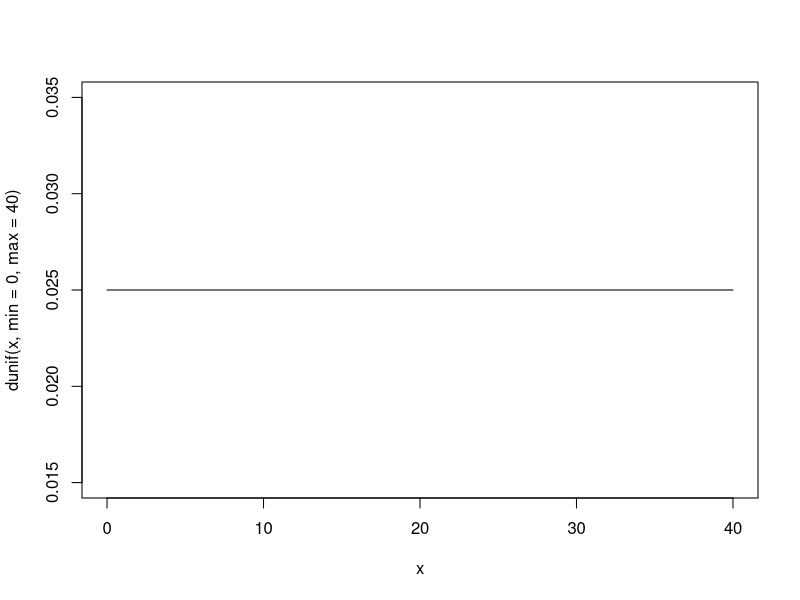
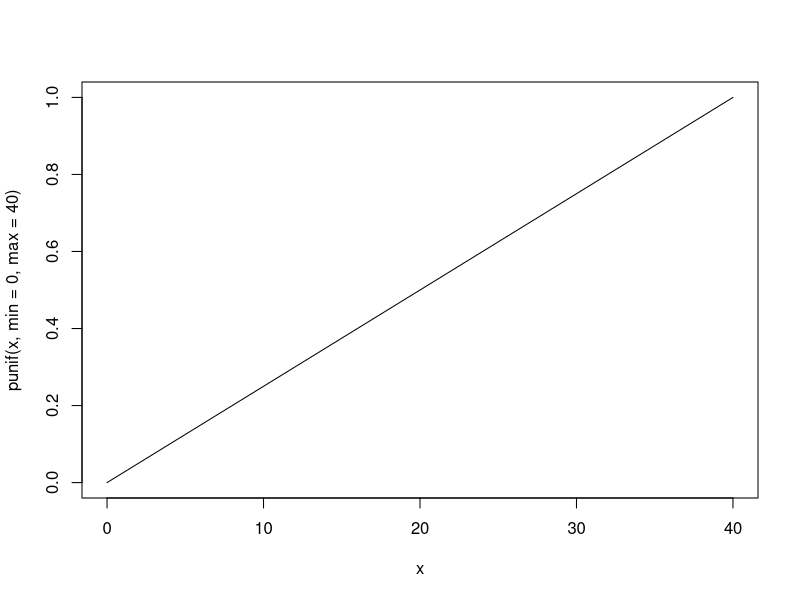
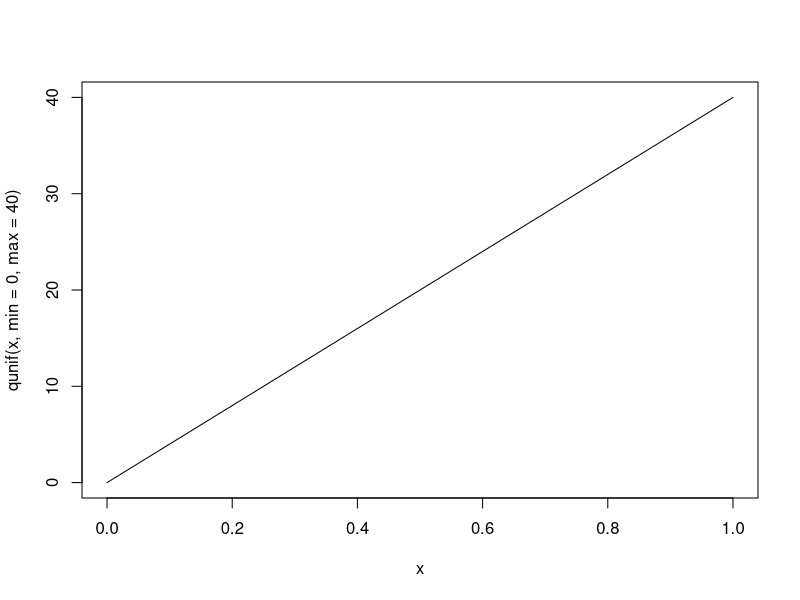
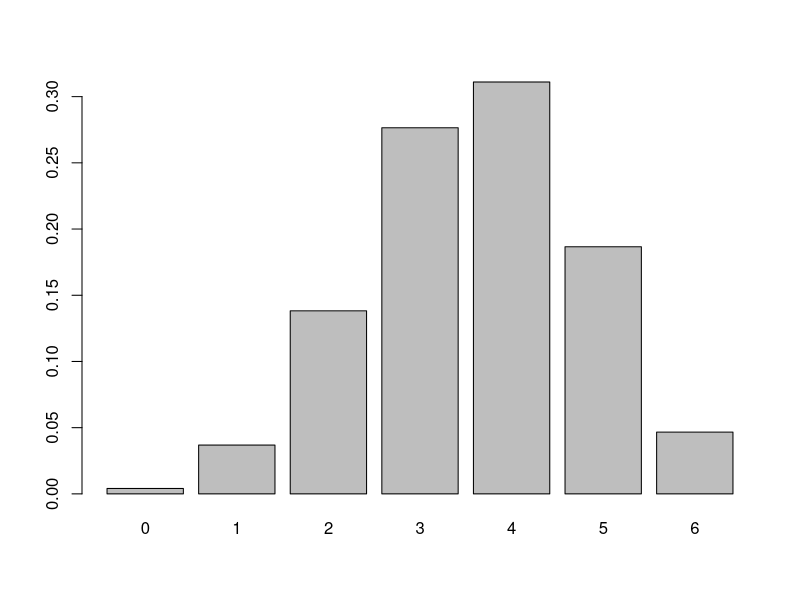
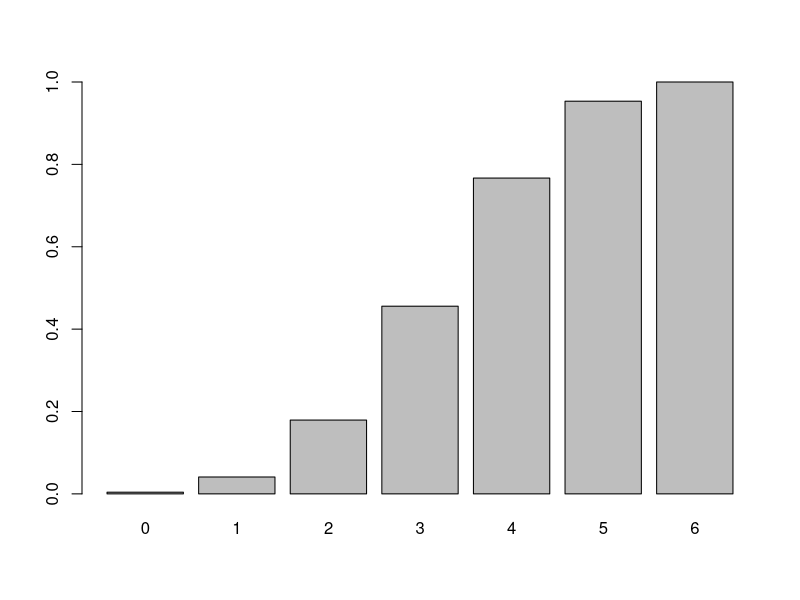
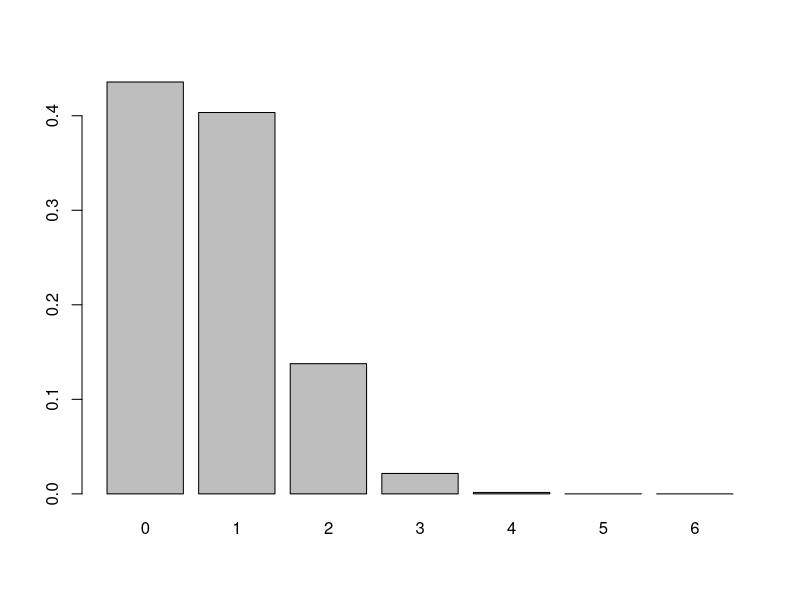
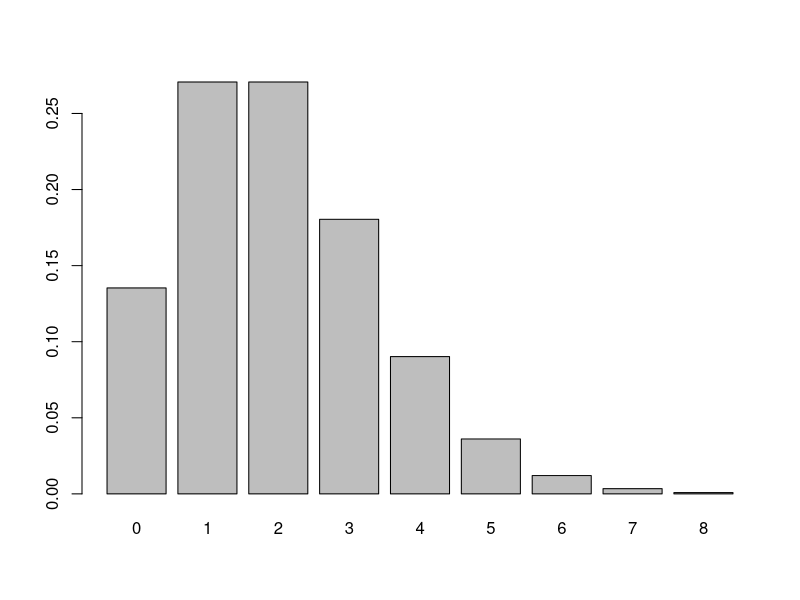
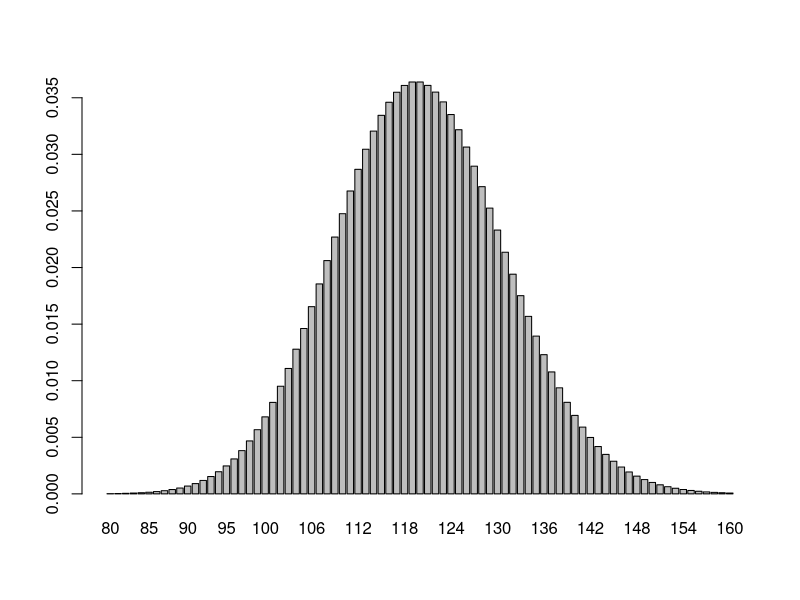

R code for these plots, in order:
##################################################
######   Distribución Uniforme         ###########
##################################################

#La probabilidad de ocurrencia sobre un inveralo es igual y constante
#ej
#Vas a tomar un elevador, Este toma entre 0 y 40 en llegar.
#Asume que el elevador llega uniformemente entre 0 y 40 segundos 
#despues que presionas el boton.
#a = 0, b = 40

# f (X = x)
curve(dunif(x, min = 0, max = 40), xlim = c(0, 40))

# P ( X < x)
curve(punif(x, min = 0, max = 40), xlim = c(0, 40))

# P (X < a) = q
curve(qunif(x, min = 0, max = 40), xlim = c(0, 1))

##################################################
######   Distribución Binomial         ###########
##################################################

#Se repite n veces un experimento con probabilidad p
#Se desea saber la probabilidad de que x eventos ocurran
#dbinom(x, n, p)

#ej 
#Se sabe que un futbolista acierta el 60% de las veces que dispara al arco
#Si en un partido el futbolista dispara al arco 6 veces

barplot(dbinom(0:6, 6, 0.6), names.arg = 0:6)

#Probabilidad de que haya metido solo 3 goles en todo el partido  
#P(X = 3)
dbinom(3, 6, 0.6)

#Probabilidad de que haya metido mas de 2 goles en todo el partido

# 1 - P(X <= 2)
1 - pbinom(2, 6, 0.6)

#Asi se ve la funcion acumulada
barplot(pbinom(0:6, 6, 0.6), names.arg = 0:6)

##################################################
######   Distribución Hipergeometrica  ###########
##################################################

#Se tienen N elementos, en estos N elementos hay dos grupos diferenciables
#K son de un grupo de interes y N-K son del otro grupo 
#se toman n elementos de estos N
#queremos saber la probabilidad obtener x elementos sobre los K de interes

#ej
#Se hace un sorteo de 5 premios entre 100 personas mayores de edad
#se dieron cuenta que 15 niños mintieron sobre su edad
#se desea saber la probabilidad de escoger los niños
#N = 100, K = 15, N-K = 85

#La probabilidad de que los 5 premios se lo ganen los 5 niños es casi cero
#La probabilidad que aparece en 6 es cero porque es imposible ya es la probabilidad
#de que se seleccionen 6 niños, pero solo hay 5 premios
barplot(dhyper(0:6, 15, 85, 5), names.arg = 0:6)

# Probabilidad de que mas de un niño gane un premio?
#p(x = 1) + p(x = 2) ... + p(x = 5)
sum(dhyper(1:5, 15, 85, 5))

#o tambien
#p(x > 0)  = 1 - P(x <= 0)
1 - phyper(0, 15, 85, 5)

##################################################
######   Distribución Poisson          ###########
##################################################

#Se sabe el promedio λ de ocurrencias de un evento durante un intervalo
#x será el numero de ocurrencia en el que estamos interesados

#ej
#Se sabe que en cierto observatorio astronomico se descubren 
#en promedio 2 planetas cada mes

#distribucion poisson de los descubrimientos en un mes
barplot(dpois(0:8, 2), names.arg = 0:8)

#Se desea saber cuantos descubrimientos pueden pasar en 5 años
#se hace una regla de 3
#5 años = 60 meses
#el nuevo lambda seria λ = 2*60 = 120

barplot(dpois(80:160, 120), names.arg = 80:160)

#la probabilidad de que haya mas de 130 descubrimientos durante estos 5 años es
#P(X > 130) = 1 - P(X <= 130)
1- ppois(130, 120)

#o tambien como es discreta, la suma desde 131 hasta un 
#numero grande donde la probabilidad sea casi 0

sum(dpois(131:170, 120))


##################################################
######   Distribución Exponencial      ###########
##################################################

#Se sabe el tiempo medio entre ocurrencias de un evento  
#y se desea saber el tiempo que debe pasar hasta que ocurra este evento

#ej
#siguiendo el ejemplo anterior en el que en un mes ocurren promedio dos descubrimientos
#se desa saber el tiempo hasta que haya un nuevo descubrimiento de un planeta

# x siendo el tiempo en meses
curve(dexp(x, rate = 1/0.5), xlim= c(0, 8))

# rate = 1/λ 

#Probabilidad que durante un mes se presente un descubrimiento
# rate = 1/0.5 porque cada 0.5 meses se descubre un planeta en promedio
pexp(1, rate=1/0.5)

#el promedio es 0.5 meses que equivale a 15 dias
pexp(30, rate=1/15)

##################################################
######   Distribución Gamma            ###########
##################################################

#Tenemos la misma tasa de ocurrencia y queremos hallar probabilidades 
#sobre el tiempo hasta que ocurran alpha eventos independientes

#alpha = shape
curve(dgamma(x, shape = 3, rate=1/0.5), xlim = c(0, 6))

#Se puede ver con el ejemplo que si es solo un evento independiente equivaldria a 
#una distribucion exponencial

#Probabilidad de que halla un descubrimiento durante un dia
pgamma(1/30, shape = 1, rate=1/0.5)
pexp(1/30, rate=1/0.5)

##################################################
######   Distribución Normal           ###########
##################################################

#Una poblacion se distribuye normalmente con media y desviacion estandar
#donde el 50% de la poblacion está bajo la media

#ej
#Las estaturas de una poblacion se distribuyen normalmente con media 165 cm
#y desviacion estandar de 10 cm

curve(dnorm(x, mean= 165, sd = 10), xlim = c(130, 200))

#Aproximadamente 6.6% de las personas miden mas de 1.8m
1 - pnorm(180, mean= 165, sd = 10)

#el otro 6.6% miden 1.49m o menos
qnorm(0.066, mean= 165, sd = 10)

#Estandarizando para usar la normal estandar

Z <- (180 - 165)/10
1 - pnorm(Z)
#Nos da el mismo resultado

(qnorm(0.066)*10) + 165
#el 6.6% de personas mide menos de 1.49, nos da lo mismo pero usando la normal estandar
